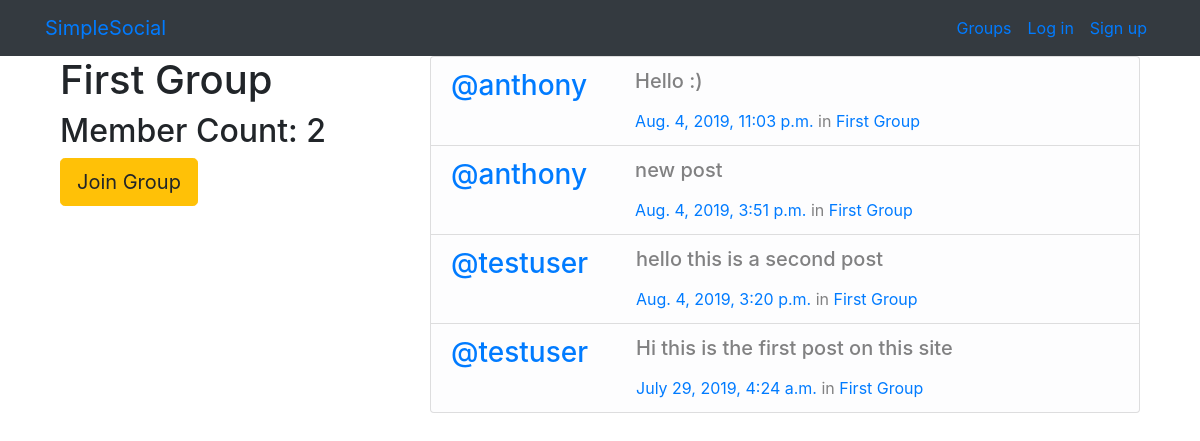
The app's page /groups/posts/in/first-group/ with its own data.
### groups/models.py (models this page shows, shortened)
class Group(models.Model):
    name = models.CharField(max_length = 255, unique = True)
    slug = models.SlugField(allow_unicode=True, unique = True)
    description = models.TextField(blank=True,default= '')
    description_html = models.TextField(editable=False, default='',blank=True )
    members = models.ManyToManyField(User, through= 'GroupMember')
    class Meta:
        ordering = ['name']

### posts/models.py (models this page shows, shortened)
class Post(models.Model):
    user = models.ForeignKey(User, related_name="posts",on_delete=models.CASCADE)
    created_at = models.DateTimeField(auto_now=True)
    message = models.TextField()
    message_html = models.TextField(editable=False)
    group = models.ForeignKey(Group, related_name="posts",null=True, blank=True,on_delete=models.CASCADE)
    class Meta:
        ordering = ["-created_at"]
        unique_together = ["user", "message"]

### groups/views.py (the view)
# urls.py: path("posts/in/<slug>/",views.SingleGroup.as_view(),name="single"),
class SingleGroup(DetailView):
    model = Group

### groups/templates/groups/group_detail.html (shortened to what this page needs)
{% extends 'groups/group_base.html' %}
{% block pregroup %}
<div class="container col-md-4">
<h1>{{group.name}}</h1>
<h2>Member Count: {{group.members.count}}</h2>
    <div class="content">
        {% if user in group.members.all %}
            <a href="{% url 'groups:leave' slug=group.slug %}" class="btn btn-lg btn-fill btn-warning">
                <span class="glyphicon glyphicon-remove-circle"></span>Leave Group
            </a>
        {% else %}
            <a href="{% url 'groups:join' slug=group.slug %}" class="btn btn-lg btn-fill btn-warning">
                Join Group
            </a>
        {% endif %}
    </div>
</div>
{% endblock %}
{% block group_content %}
<div class="col-md-8">
    <div class="list-group">
        {% if group.posts.count == 0 %}
            <h2>No posts in this Group yet </h2>
        {% else %}
            {% for post in group.posts.all %}
                <div class="list-group-item list-group-item-action list-group-item-light">
                {% include 'posts/_post.html' %}
                </div>
            {% endfor%}
        {% endif %}
    </div>
</div>
{% endblock %}

### posts/templates/posts/_post.html (shortened to what this page needs)
    <div class="media">
        <h3 class="mr-5"><a href="{% url 'posts:for_user' username=post.user.username %}">@{{ post.user.username }}</a></h3>
        <div class="media-body">
            <h5>{{ post.message_html|safe }}</h5>
                <time class="time"><a href="{% url 'posts:single' username=post.user.username pk=post.pk %}">{{ post.created_at }}</a></time>
                {% if post.group %}
                <span class="group-name">in <a href="{% url 'groups:single' slug=post.group.slug %}">{{ post.group.name }}</a></span>
                {% endif %}
        </div>
    </div>

### records on screen
Group: name "First Group", members.count "2"
Post: user.username "anthony", message_html "Hello :)", created_at "Aug. 4, 2019, 11:03 p.m.", group.name "First Group"
Post: user.username "anthony", message_html "new post", created_at "Aug. 4, 2019, 3:51 p.m.", group.name "First Group"
Post: user.username "testuser", message_html "hello this is a second post", created_at "Aug. 4, 2019, 3:20 p.m.", group.name "First Group"
Post: user.username "testuser", message_html "Hi this is the first post on this site", created_at "July 29, 2019, 4:24 a.m.", group.name "First Group"
